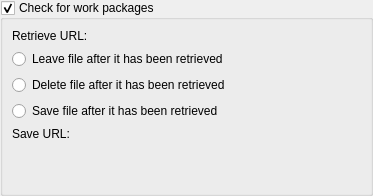
<?xml version="1.0" encoding="UTF-8"?>
<ui version="4.0">
 <class>KPlato::WorkPackageConfigPanel</class>
 <widget class="QWidget" name="KPlato::WorkPackageConfigPanel">
  <property name="geometry">
   <rect>
    <x>0</x>
    <y>0</y>
    <width>373</width>
    <height>196</height>
   </rect>
  </property>
  <layout class="QVBoxLayout" name="verticalLayout">
   <property name="margin">
    <number>0</number>
   </property>
   <item>
    <widget class="QGroupBox" name="kcfg_CheckForWorkPackages">
     <property name="title">
      <string>Check for work packages</string>
     </property>
     <property name="flat">
      <bool>true</bool>
     </property>
     <property name="checkable">
      <bool>true</bool>
     </property>
     <layout class="QGridLayout" name="gridLayout">
      <item row="0" column="0">
       <widget class="QLabel" name="label">
        <property name="text">
         <string>Retrieve URL:</string>
        </property>
       </widget>
      </item>
      <item row="0" column="1">
       <widget class="KUrlRequester" name="kcfg_RetrieveUrl"/>
      </item>
      <item row="3" column="0" colspan="2">
       <widget class="QRadioButton" name="kcfg_DeleteFile">
        <property name="text">
         <string>Delete file after it has been retrieved</string>
        </property>
       </widget>
      </item>
      <item row="4" column="0" colspan="2">
       <widget class="QRadioButton" name="kcfg_SaveFile">
        <property name="text">
         <string>Save file after it has been retrieved</string>
        </property>
       </widget>
      </item>
      <item row="6" column="0">
       <widget class="QLabel" name="label_2">
        <property name="text">
         <string>Save URL:</string>
        </property>
       </widget>
      </item>
      <item row="6" column="1">
       <widget class="KUrlRequester" name="kcfg_SaveUrl"/>
      </item>
      <item row="7" column="1">
       <spacer name="verticalSpacer">
        <property name="orientation">
         <enum>Qt::Vertical</enum>
        </property>
        <property name="sizeHint" stdset="0">
         <size>
          <width>20</width>
          <height>40</height>
         </size>
        </property>
       </spacer>
      </item>
      <item row="2" column="0" colspan="2">
       <widget class="QRadioButton" name="kcfg_LeaveFile">
        <property name="text">
         <string>Leave file after it has been retrieved</string>
        </property>
       </widget>
      </item>
     </layout>
    </widget>
   </item>
  </layout>
 </widget>
 <customwidgets>
  <customwidget>
   <class>KUrlRequester</class>
   <extends>QFrame</extends>
   <header>kurlrequester.h</header>
  </customwidget>
 </customwidgets>
 <resources/>
 <connections>
  <connection>
   <sender>kcfg_SaveFile</sender>
   <signal>toggled(bool)</signal>
   <receiver>kcfg_SaveUrl</receiver>
   <slot>setEnabled(bool)</slot>
   <hints>
    <hint type="sourcelabel">
     <x>164</x>
     <y>72</y>
    </hint>
    <hint type="destinationlabel">
     <x>196</x>
     <y>98</y>
    </hint>
   </hints>
  </connection>
 </connections>
</ui>
